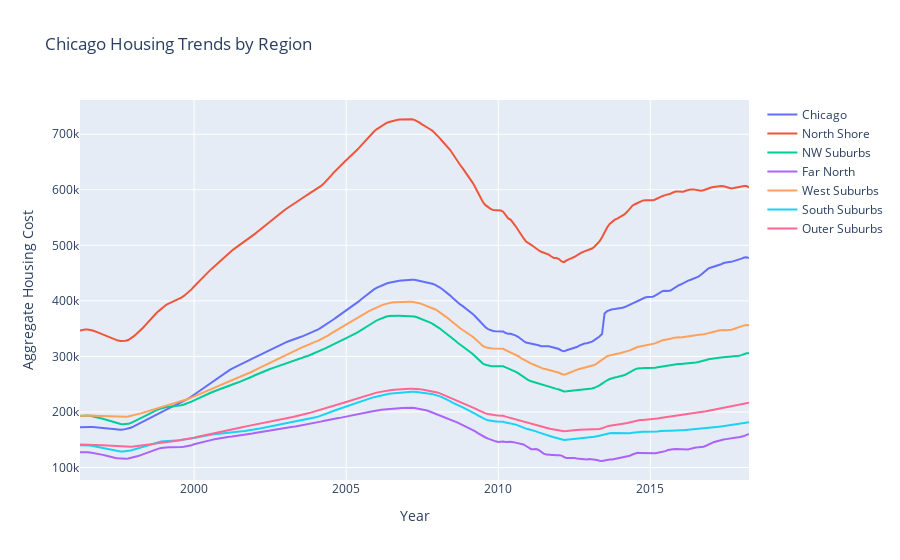

Notebook code cell kept with this figure:
### Code cell
fig = go.Figure()

#iterate through each subregion
for i in range(0,7):
    ser = isolate_subregion(df, i)
    y = ser.values
    x = ser.index
    fig.add_trace(go.Scatter(x=x, y=y, name=region_key[i]))
#title
fig.update_layout(title_text='Chicago Housing Trends by Region')

# Set x-axis title
fig.update_xaxes(title_text="Year")

# Set y-axes titles
fig.update_yaxes(title_text="Aggregate Housing Cost")
fig.show()

### Figure 1 — Plotly figure (JSON) as saved in the notebook; plotly's stock layout.template omitted (floating-point values rounded to 4 significant figures; data arrays with more than 128 entries replaced by an {"elided": "..."} marker saying what was removed)
{"data": [{"name": "Chicago", "type": "scatter", "x": {"elided": "265 str values"}, "y": {"elided": "265 float values"}}, {"name": "North Shore", "type": "scatter", "x": {"elided": "265 str values"}, "y": {"elided": "265 float values"}}, {"name": "NW Suburbs", "type": "scatter", "x": {"elided": "265 str values"}, "y": {"elided": "265 float values"}}, {"name": "Far North", "type": "scatter", "x": {"elided": "265 str values"}, "y": {"elided": "265 int values"}}, {"name": "West Suburbs", "type": "scatter", "x": {"elided": "265 str values"}, "y": {"elided": "265 float values"}}, {"name": "South Suburbs", "type": "scatter", "x": {"elided": "265 str values"}, "y": {"elided": "265 float values"}}, {"name": "Outer Suburbs", "type": "scatter", "x": {"elided": "265 str values"}, "y": {"elided": "265 float values"}}], "layout": {"title": {"text": "Chicago Housing Trends by Region"}, "xaxis": {"title": {"text": "Year"}}, "yaxis": {"title": {"text": "Aggregate Housing Cost"}}}}
